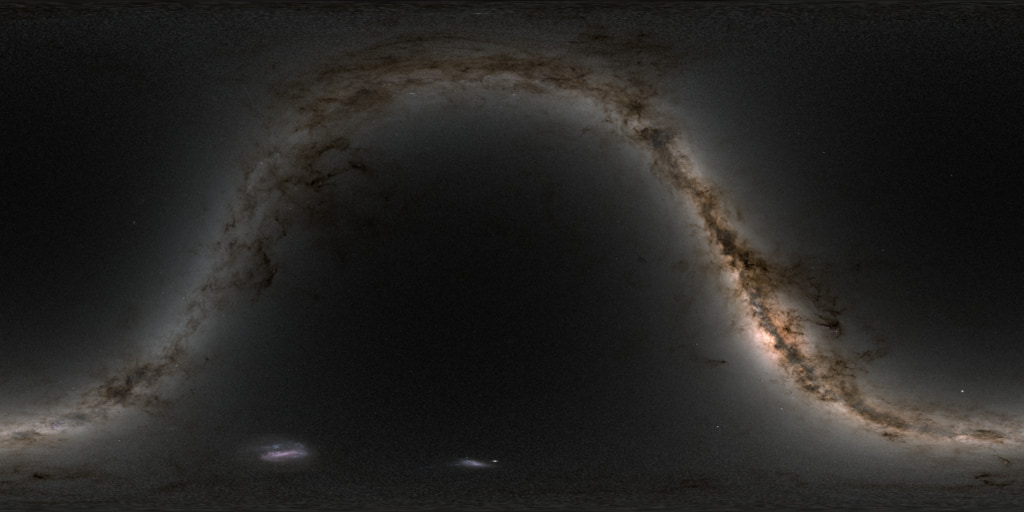
#> input picture data-raw/milky-way/source-map.png, 1024 x 512 px
$ python rebuild.py
#> lines starting #> are read from the running program, lines starting #| are printed output that depends on the picture; after the words box and inside, x2 and y2 are one past the last pixel; in counts of white or black regions, pixels touching at a corner belong together
"""Reproduce the illustrative diffuse-light classification. Requires numpy/scipy/Pillow.
Run from the package root: python data-raw/milky-way/rebuild.py
Then Rscript data-raw/milky-way/save-grid.R. Source image is bundled for exact reproduction.
"""
from pathlib import Path
import hashlib,json
import numpy as np
from PIL import Image
from scipy.ndimage import gaussian_filter1d,map_coordinates,label,binary_fill_holes
BASE=Path(__file__).resolve().parent
G=np.array([[-.0548755604,-.8734370902,-.4838350155],[.4941094279,-.4448296300,.7469822445],[-.8676661490,-.1980763734,.4559837762]])
# Fixed image-tone cutoffs preserve the reviewed brightness classes during dark-patch tests.
BRIGHT=72.47510740164273
BRIGHTEST=115.30130722988615

def build(step):
#> called with step = 0.1
 lon=np.arange(-180,180,step);lat=np.linspace(-60,60,round(120/step)+1);L,B=np.deg2rad(np.meshgrid(lon,lat))
 rgb=np.asarray(Image.open(BASE/'source-map.png').convert('RGB'));h,w=rgb.shape[:2]
#> in build, rgb is the input picture: shape (512, 1024, 3); mean R, G, B 37.8, 36.4, 34.4
#> after `h, w = rgb.shape[:2]`: h = 512; w = 1024
 v=np.stack([np.cos(B)*np.cos(L),np.cos(B)*np.sin(L),np.sin(B)],axis=-1)@G
 x=((.5-np.arctan2(v[...,1],v[...,0])/(2*np.pi))*w-.5)%w;y=(.5-np.arcsin(v[...,2])/np.pi)*h-.5
 def sample(a):return map_coordinates(np.pad(a.astype(float),((0,0),(1,1)),mode='wrap'),[y,x+1],order=1,mode='nearest')
 tone=sample(rgb@np.array([.2126,.7152,.0722]))
 def blur(a,fwhm):
#> called with fwhm = 1
  s=fwhm/2.35482/step
  a=np.array([gaussian_filter1d(row,s/np.cos(np.deg2rad(b)),mode='wrap') for row,b in zip(a,lat)])
  return gaussian_filter1d(a,s,axis=0,mode='nearest')
 I=blur(tone,1)
 weights=np.broadcast_to((step*np.rad2deg(np.sin(np.deg2rad(lat+step/2))-np.sin(np.deg2rad(lat-step/2))))[:,None],I.shape)
 def components(mask):
  tags,n=label(mask,np.ones((3,3)));parent=np.arange(n+1)
#> after `tags, n = label(mask, np.ones((3, 3)))`:
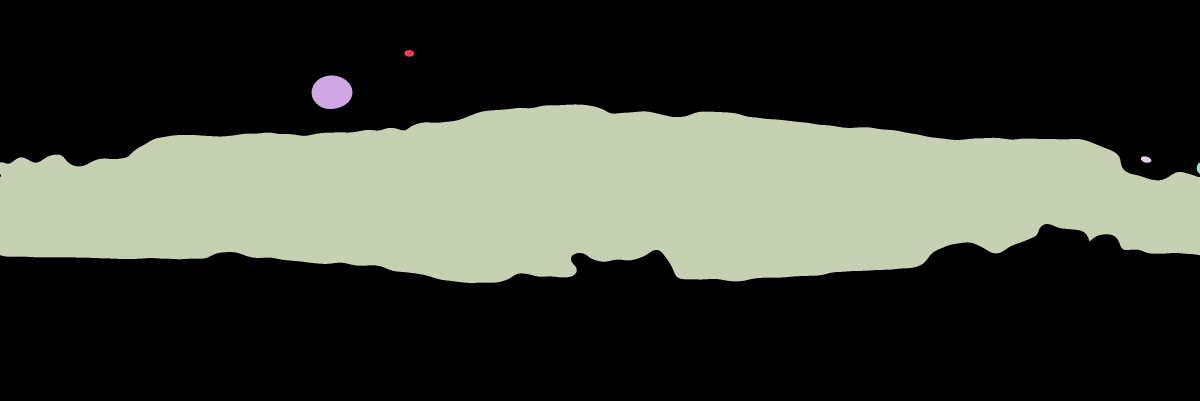
#> tags: shape (1201, 3600) int32 (shown at 1/3 size); 6 distinct labels, from 0 to 5; one colour per label, 0 black
#> after `tags, n = label(mask, np.ones((3, 3)))`: n = 5
#> after `tags, n = label(mask, np.ones((3, 3)))`:
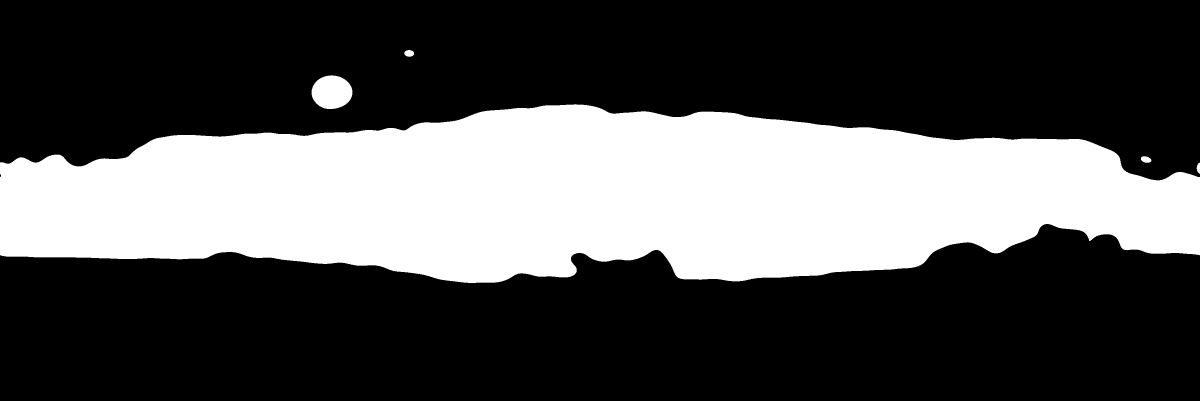
#> mask: shape (1201, 3600) bool (shown at 1/3 size); 32.3% white; 5 white regions, box (x1, y1, x2, y2) and area: (0, 313, 3600, 849) 1383651, (935, 226, 1057, 327) 9669, (3423, 469, 3454, 488) 464, (1213, 150, 1243, 170) 462, (3590, 488, 3600, 522) 244
#> after `parent = np.arange(n + 1)`: parent = [0, 1, 2, 3, 4, 5]
  def root(a):
   while parent[a]!=a:a=parent[a]
   return a
  for yy in range(len(lat)):
   for dy in (-1,0,1):
    if 0<=yy+dy<len(lat):
     a,b=tags[yy,0],tags[yy+dy,-1]
     if a and b:parent[root(a)]=root(b)
#> after the loop, parent = [0, 1, 2, 5, 4, 5]
  return np.array([root(a) for a in range(n+1)])[tags]
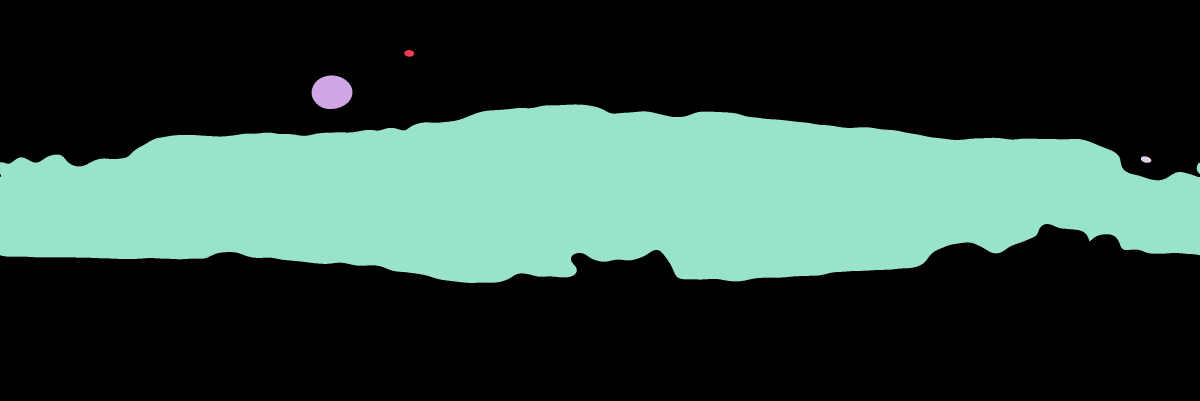
#> returned value: shape (1201, 3600) int64 (shown at 1/3 size); 5 distinct labels, from 0 to 5; one colour per label, 0 black
 def area(mask,cut):
  tags=components(mask);ar=np.bincount(tags.ravel(),weights.ravel());ar[0]=0
  return (tags>0)&(ar[tags]>=cut),ar,tags
 tags=components(blur(I,4)>=40);ids,ct=np.unique(tags[abs(lat)<12],return_counts=True);ids0=ids>0;key=ids[ids0][np.argmax(ct[ids0])]
#> after `ids, ct = np.unique(tags[abs(lat) < 12], return_counts=True)`: ids = [0, 4, 5]; ct = [18351, 163, 841886]
#> after `ids0 = ids > 0`: ids0 = [False, True, True]
#> after `key = ids[ids0][np.argmax(ct[ids0])]`: key = 5
 outer=binary_fill_holes(np.tile(tags==key,(1,3)))[:,len(lon):2*len(lon)]
#> outer: shape (1201, 3600) bool; 32% white; 2 white regions, box (x1, y1, x2, y2) and area: (0, 313, 3600, 849) 1383651, (3590, 488, 3600, 522) 244
 dark,ar,tags=area(outer&(I<.92*blur(I,8)),7)
#> in components (call 2), `tags, n = label(mask, np.ones((3, 3)))`: tags: shape (1201, 3600) int32; 173 distinct labels, from 0 to 172
#> in components (call 2), `tags, n = label(mask, np.ones((3, 3)))`: mask: shape (1201, 3600) bool; 3.4% white; 172 white regions (23 under 20 px), largest, box (x1, y1, x2, y2) and area: (1583, 559, 2061, 785) 22516, (2013, 553, 2492, 710) 19036, (2487, 555, 2657, 655) 7263
#> in components (call 2), `return np.array([root(a) for a in range(n+1)])[tags]`: returned value: shape (1201, 3600) int64; 172 distinct labels, from 0 to 172
#> in area, `ar = np.bincount(tags.ravel(), weights.ravel())`: ar = 173 values, max 34298.3 at index 0, min 0 at index 52, mean 206.6
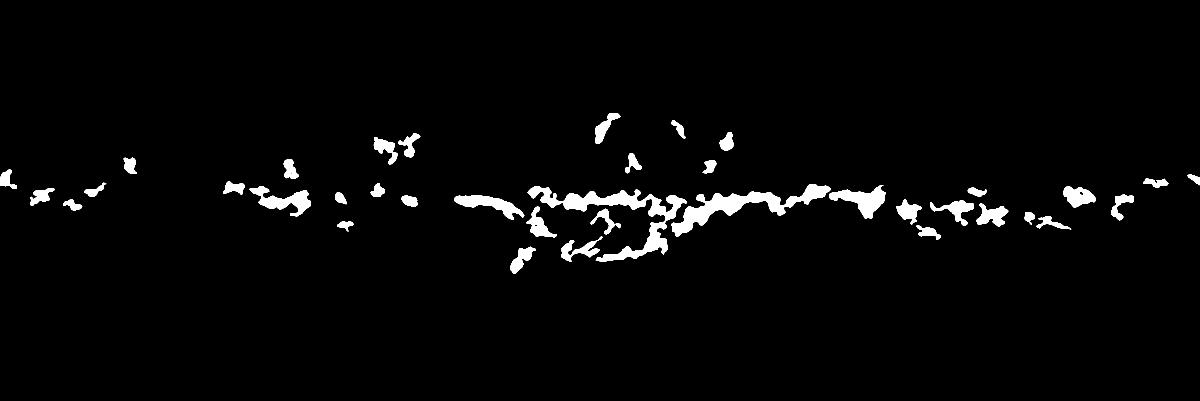
#> dark: shape (1201, 3600) bool (shown at 1/3 size); 2.8% white; 38 white regions, largest, box (x1, y1, x2, y2) and area: (1583, 559, 2061, 785) 22516, (2013, 553, 2492, 710) 19036, (2487, 555, 2657, 655) 7263
#> ar = 173 values, max 223 at index 81, min 0 at index 0, mean 8.36
 bright,_,_=area(outer&~dark&(I>BRIGHT),10)
#> in components (call 3), `tags, n = label(mask, np.ones((3, 3)))`:
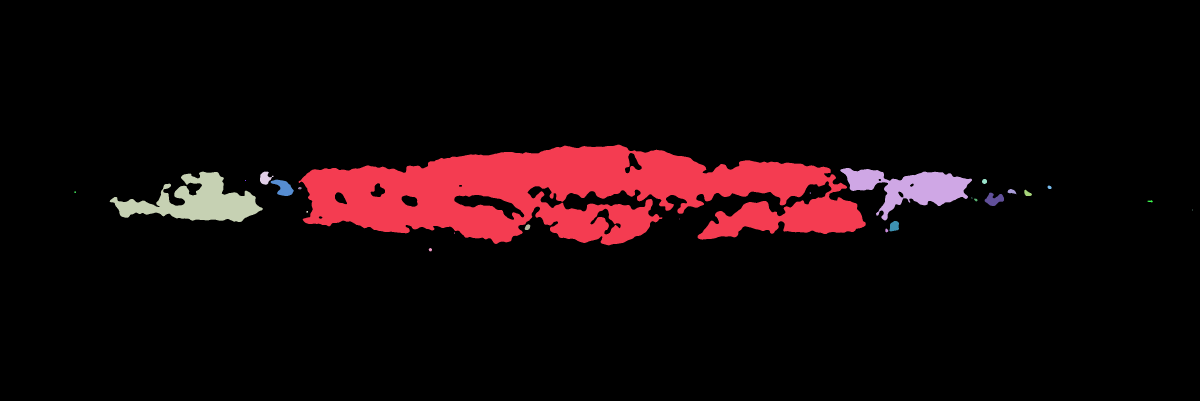
#> tags: shape (1201, 3600) int32 (shown at 1/3 size); 26 distinct labels, from 0 to 25; one colour per label, 0 black
#> in components (call 3), `tags, n = label(mask, np.ones((3, 3)))`: n = 25
#> in components (call 3), `tags, n = label(mask, np.ones((3, 3)))`: mask: shape (1201, 3600) bool; 8.5% white; 25 white regions (6 under 20 px), largest, box (x1, y1, x2, y2) and area: (896, 434, 2597, 736) 300372, (329, 515, 788, 666) 32538, (2521, 504, 2916, 661) 26683
#> in components (call 3), `return np.array([root(a) for a in range(n+1)])[tags]`: returned value: shape (1201, 3600) int64; 26 distinct labels, from 0 to 25
#> bright: shape (1201, 3600) bool; 8.4% white; 5 white regions, box (x1, y1, x2, y2) and area: (896, 434, 2597, 736) 300372, (329, 515, 788, 666) 32538, (2521, 504, 2916, 661) 26683, (812, 539, 881, 588) 1910, (2954, 578, 3012, 618) 1380
 top,_,_=area(bright&(I>BRIGHTEST),10)
#> in components (call 4), `tags, n = label(mask, np.ones((3, 3)))`:
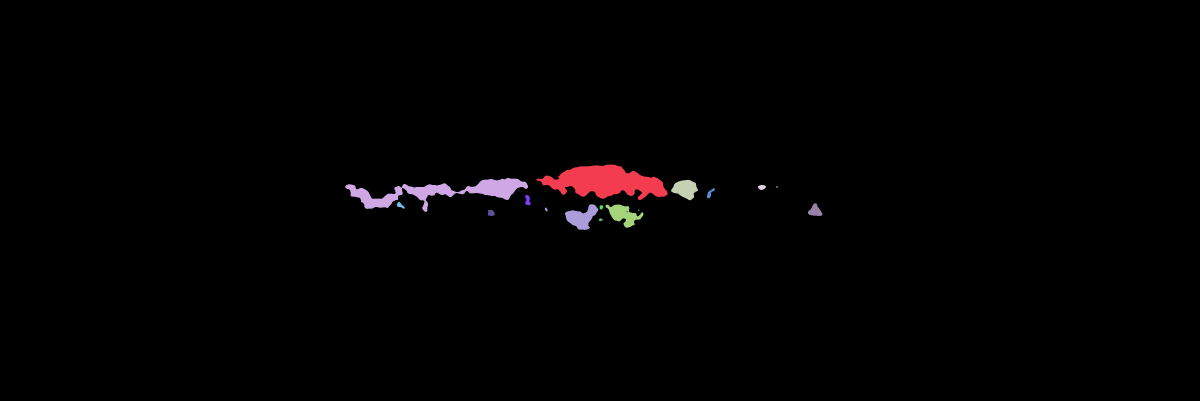
#> tags: shape (1201, 3600) int32 (shown at 1/3 size); 17 distinct labels, from 0 to 16; one colour per label, 0 black
#> in components (call 4), `tags, n = label(mask, np.ones((3, 3)))`: n = 16
#> in components (call 4), `tags, n = label(mask, np.ones((3, 3)))`: mask: shape (1201, 3600) bool; 1.3% white; 16 white regions (2 under 20 px), largest, box (x1, y1, x2, y2) and area: (1610, 494, 2003, 600) 24061, (1035, 534, 1584, 636) 17551, (1695, 613, 1795, 690) 4109
#> in components (call 4), `return np.array([root(a) for a in range(n+1)])[tags]`: returned value: shape (1201, 3600) int64; 17 distinct labels, from 0 to 16
#> top: shape (1201, 3600) bool; 1.2% white; 6 white regions, box (x1, y1, x2, y2) and area: (1610, 494, 2003, 600) 24061, (1035, 534, 1584, 636) 17551, (1695, 613, 1795, 690) 4109, (1817, 613, 1930, 683) 3840, (2013, 540, 2094, 601) 3177, (2423, 610, 2467, 648) 1014
 classes=outer.astype('u1');classes[dark]=2;classes[bright]=3;classes[top]=4
#> after `classes[dark] = 2`: classes: shape (1201, 3600); min 0, max 2, mean 0.348
#> after `classes[bright] = 3`: classes: shape (1201, 3600); min 0, max 3, mean 0.516
#> after `classes[top] = 4`:
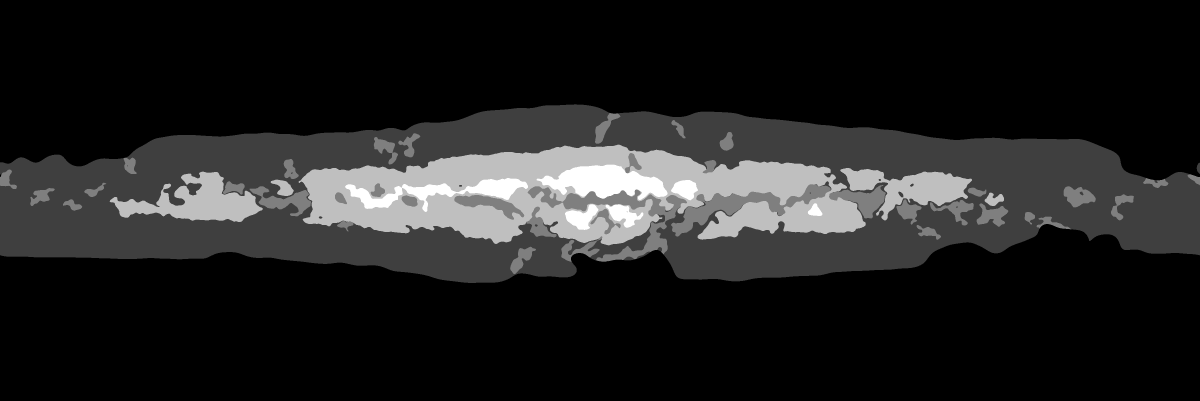
#> classes: shape (1201, 3600) (shown at 1/3 size); min 0, max 4, mean 0.528; drawn with min black and max white
 yy=np.argmin(abs(lat+.75));xx=np.argmin(abs(lon+78.25))
 metrics=dict(step=step,shape=list(classes.shape),source_sha256=hashlib.sha256((BASE/'source-map.png').read_bytes()).hexdigest(),source_dimensions=[w,h],class_areas_sqdeg=[float(weights[classes==i].sum()) for i in range(5)],target_dark_patch_retained=bool(dark[yy,xx]),target_patch_area_sqdeg=float(ar[tags[yy,xx]]),dark_patch_count=int(np.count_nonzero(ar>=7)),brightness_cutoffs=[BRIGHT,BRIGHTEST])
#> metrics = 9 items
 return classes,lon,lat,metrics,np.stack([sample(rgb[...,i]) for i in range(3)],axis=-1).clip(0,255).astype('u1')

if __name__=='__main__':
 c,lon,lat,m,pic=build(.1)
#> lon = 3600 values from -180 to 179.9; lat = 1201 values from -60 to 60; m = 9 items
 c.tofile(BASE/'grid.bin');(BASE/'metrics.json').write_text(json.dumps(m,indent=2)+'\n')
 # Legacy outline paths follow the extremal occupied cell edges at each longitude.
 import csv
 with (BASE.parents[1]/'inst/extdata/milky-way.csv').open('w') as f:
  wr=csv.writer(f,lineterminator="\n");wr.writerow(['edge','longitude','latitude'])
  for edge in ['south','north']:
   for l in np.arange(0,360.05,.1):
    j=round(((l+180)%360)/.1)%len(lon);rows=np.flatnonzero(c[:,j]>0)
    b=lat[rows[0]]-.05 if edge=='south' else lat[rows[-1]]+.05
    wr.writerow([edge,f'{l:.6f}',f'{b:.6f}'])
 np.savez_compressed(BASE/'review.npz',classes=c,lon=lon,lat=lat,pic=pic)
 print(json.dumps(m,indent=2))
#> (printed output is left out)
